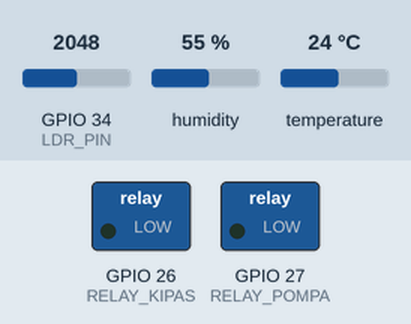
Simulated run of this program. Board: ESP32. Shown: switched loads named in the program (green lamp = pin HIGH). The inputs (shaded band) are chosen by the test bench; at power-on: GPIO 34 (LDR_PIN) = 2048, humidity 55 %, temperature 24 °C. WiFi joins after 1.5 s; servers stay silent unless stated; uploads are accepted with an empty reply; the local clock reads 2024-03-15 10:24:30 at power-on unless the program sets it; what the program prints to the serial monitor is not drawn.

Above: at 0.0 s.
At 2.1 s:
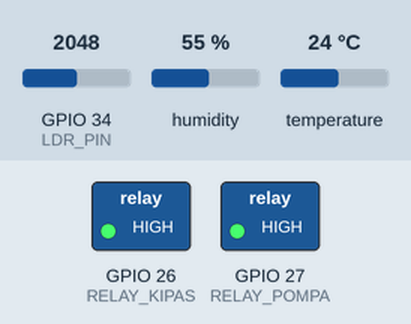
At 5.4 s:
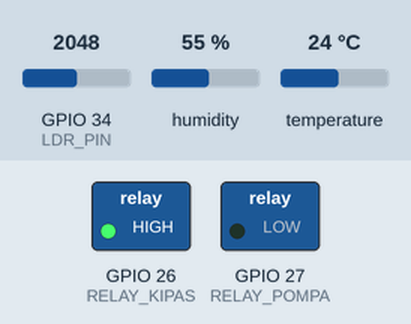
Timing chart, 0 to 6.9 s (numbered marks = the images above):
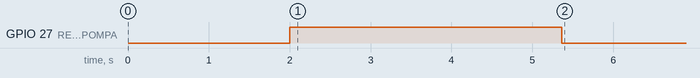

The program:

main.cpp
```cpp
#include <ArduinoJson.h>
#include <DHT.h>
#include <HTTPClient.h>
#include <WiFi.h>
#include <WiFiClientSecure.h>
#include <time.h>
#include <stdarg.h>

// CONFIG
const char *ssid = "Maison";
const char *password = "SANGATLUXU";

const char *laravelEndpointData = "https://jamkot.sfht.space/api/sensor/data";
const char *laravelEndpointSchedule = "https://jamkot.sfht.space/api/schedule";
const char *laravelEndpointPumpStatus = "https://jamkot.sfht.space/api/pump/status";
const char *laravelEndpointHeartbeat = "https://jamkot.sfht.space/api/device/status";

WiFiClientSecure secureClientPump;
WiFiClientSecure secureClientTelemetry;
WiFiClientSecure secureClientGeneral;
WiFiClientSecure secureClientHeartbeat;

HTTPClient httpPump;
HTTPClient httpTelemetry;

const long gmtOffset_sec = 7 * 3600;
const int daylightOffset_sec = 0;

#define DHTPIN 4
#define DHTTYPE DHT22
DHT dht(DHTPIN, DHTTYPE);

#define LDR_PIN 34
#define RELAY_KIPAS 26
#define RELAY_POMPA 27

const bool RELAY_KIPAS_ACTIVE_HIGH = false;
const bool RELAY_POMPA_ACTIVE_HIGH = false;

const float LDR_R_FIXED  = 100000.0; // 100kΩ (pull-up)
const float LDR_R10      = 100000.0; // 10 lux (calibrate as needed)
const float LDR_ALPHA    = 0.6;      // (calibrate as needed)
const int   LDR_SAMPLES  = 64;       // ADC averaging samples
const float LDR_VCC_MV   = 3300.0;   // supply voltage in mV
const float LDR_V_MAX_MV = 3100.0;   // Practical ADC ceiling (mV)
float currentLux = 0.0;
unsigned long lastScheduleUpdate = 0;
const unsigned long scheduleUpdateInterval = 3600000;
unsigned long lastPumpStatusUpdate = 0;
const unsigned long pumpStatusUpdateInterval = 1000;
unsigned long lastSensorRead = 0;
const unsigned long sensorReadInterval = 15000;
unsigned long lastHeartbeat = 0;
const unsigned long heartbeatInterval = 60000;
float batasSuhuPanas = 30.0;
float batasKelembapanKering = 78.0;
int pagi_mulai = 0, pagi_selesai = 0;
int siang_mulai = 0, siang_selesai = 0;
int sore_mulai = 0, sore_selesai = 0;
String manualPumpStatus = "OFF";
float currentT = 0.0;
float currentH = 0.0;
float currentCahaya = 0.0;

// LOGGER UTILITY
namespace Logger {
  void getTimestamp(char* buffer, size_t size) {
    struct tm timeinfo;
    if (getLocalTime(&timeinfo, 0)) {
      snprintf(buffer, size, "%02d:%02d:%02d", timeinfo.tm_hour, timeinfo.tm_min, timeinfo.tm_sec);
    } else {
      unsigned long ms = millis();
      unsigned long secs = ms / 1000;
      unsigned long mins = secs / 60;
      snprintf(buffer, size, "%02lu:%02lu.%03lu", mins % 60, secs % 60, ms % 1000);
    }
  }

  void log(const char* level, const char* format, va_list args) {
    char timeStr[16];
    getTimestamp(timeStr, sizeof(timeStr));

    char msgBuffer[256];
    vsnprintf(msgBuffer, sizeof(msgBuffer), format, args);

    Serial.printf("[%s] [%s] %s\n", timeStr, level, msgBuffer);
  }

  void info(const char* format, ...) {
    va_list args;
    va_start(args, format);
    log("INFO", format, args);
    va_end(args);
  }

  void success(const char* format, ...) {
    va_list args;
    va_start(args, format);
    log("OK", format, args);
    va_end(args);
  }

  void warn(const char* format, ...) {
    va_list args;
    va_start(args, format);
    log("WARN", format, args);
    va_end(args);
  }

  void error(const char* format, ...) {
    va_list args;
    va_start(args, format);
    log("ERROR", format, args);
    va_end(args);
  }

  void system(const char* format, ...) {
    va_list args;
    va_start(args, format);
    log("SYSTEM", format, args);
    va_end(args);
  }
}

void sendDataToWeb(String statusPompa);

// HELPER FUNCTIONS
int timeToMinutes(String timeStr) {
  if (timeStr.length() < 5)
    return -1;
  int h = timeStr.substring(0, 2).toInt();
  int m = timeStr.substring(3, 5).toInt();
  return (h * 60) + m;
}

bool checkScheduleActive() {
  struct tm timeinfo;
  if (!getLocalTime(&timeinfo, 0)) {
    return false;
  }
  int currentMin = (timeinfo.tm_hour * 60) + timeinfo.tm_min;

  auto inRange = [](int current, int start, int end) -> bool {
    if (start == 0 && end == 0) return false;
    if (start <= end) {
      return current >= start && current <= end;
    } else {
      return current >= start || current <= end;
    }
  };

  bool isPagi = inRange(currentMin, pagi_mulai, pagi_selesai);
  bool isSiang = inRange(currentMin, siang_mulai, siang_selesai);
  bool isSore = inRange(currentMin, sore_mulai, sore_selesai);

  return isPagi || isSiang || isSore;
}

String updatePumpState() {
  String actualPumpStatus = "OFF";
  if (manualPumpStatus == "ON") {
    digitalWrite(RELAY_POMPA, RELAY_POMPA_ACTIVE_HIGH ? HIGH : LOW);
    actualPumpStatus = "ON";
  } else {
    // manualPumpStatus is "OFF" -> Normal Automatic Mode
    bool scheduleActive = checkScheduleActive();
    bool humidityLow = (currentH > 0.0 && currentH < batasKelembapanKering);

    if (scheduleActive || humidityLow) {
      digitalWrite(RELAY_POMPA, RELAY_POMPA_ACTIVE_HIGH ? HIGH : LOW);
      actualPumpStatus = "ON";
    } else {
      digitalWrite(RELAY_POMPA, RELAY_POMPA_ACTIVE_HIGH ? LOW : HIGH);
      actualPumpStatus = "OFF";
    }
  }
  return actualPumpStatus;
}

// API GET
void fetchScheduleFromWeb() {
  if (WiFi.status() == WL_CONNECTED) {
    Logger::info("Fetching watering schedule parameters...");
    HTTPClient http;
    http.begin(secureClientGeneral, laravelEndpointSchedule);
    http.setTimeout(4000);

    int httpResponseCode = http.GET();
    if (httpResponseCode == 200) {
      String payload = http.getString();

      DynamicJsonDocument doc(1024);
      DeserializationError error = deserializeJson(doc, payload);
      if (error) {
        Logger::error("Schedule JSON parsing failed: %s", error.c_str());
        http.end();
        return;
      }

      if (String(doc["status"] | "") == "SUCCESS") {
        JsonObject data = doc["data"];
        pagi_mulai = timeToMinutes(data["pagi_mulai"].as<String>());
        pagi_selesai = timeToMinutes(data["pagi_selesai"].as<String>());
        siang_mulai = timeToMinutes(data["siang_mulai"].as<String>());
        siang_selesai = timeToMinutes(data["siang_selesai"].as<String>());
        sore_mulai = timeToMinutes(data["sore_mulai"].as<String>());
        sore_selesai = timeToMinutes(data["sore_selesai"].as<String>());

        if (data.containsKey("batas_kelembapan")) {
          batasKelembapanKering = data["batas_kelembapan"].as<float>();
        }

        Logger::success("Watering schedule updated. Pagi: %s-%s | Siang: %s-%s | Sore: %s-%s | Limit Lembap: %.1f%%",
                        data["pagi_mulai"].as<const char*>(), data["pagi_selesai"].as<const char*>(),
                        data["siang_mulai"].as<const char*>(), data["siang_selesai"].as<const char*>(),
                        data["sore_mulai"].as<const char*>(), data["sore_selesai"].as<const char*>(),
                        batasKelembapanKering);
      } else {
        Logger::warn("Server responded with status: %s", doc["status"] | "UNKNOWN");
      }
    } else {
      Logger::error("Failed to fetch schedule from server. HTTP Code: %d", httpResponseCode);
    }
    http.end();
  } else {
    Logger::warn("Fetch schedule skipped: WiFi disconnected.");
  }
}

// API GET PUMP
void fetchPumpStatusFromWeb() {
  if (WiFi.status() == WL_CONNECTED) {
    if (!httpPump.connected()) {
      httpPump.begin(secureClientPump, laravelEndpointPumpStatus);
      httpPump.setReuse(true);
      httpPump.setTimeout(3000);
    }
    int httpResponseCode = httpPump.GET();

    if (httpResponseCode == 200) {
      String payload = httpPump.getString();

      DynamicJsonDocument doc(256);
      DeserializationError error = deserializeJson(doc, payload);
      if (error) {
        return;
      }

      if (doc.containsKey("status")) {
        String newStatus = doc["status"].as<String>();
        if (newStatus != manualPumpStatus) {
          manualPumpStatus = newStatus;
          Logger::info("PUMP MANUAL -> %s", manualPumpStatus.c_str());

          String actualPumpStatus = updatePumpState();

          sendDataToWeb(actualPumpStatus);
        }
      }
    } else {
      httpPump.end();
    }
  }
}

// API POST
void sendDataToWeb(String statusPompa) {
  if (WiFi.status() == WL_CONNECTED) {
    if (!httpTelemetry.connected()) {
      httpTelemetry.begin(secureClientTelemetry, laravelEndpointData);
      httpTelemetry.addHeader("Content-Type", "application/json");
      httpTelemetry.setReuse(true);
      httpTelemetry.setTimeout(4000);
    }

    String jsonPayload = "{";
    jsonPayload += "\"sensor_id\":\"JAMKOT-01\",";
    jsonPayload += "\"suhu\":" + String(currentT) + ",";
    jsonPayload += "\"kelembapan\":" + String(currentH) + ",";
    jsonPayload += "\"cahaya\":" + String(currentCahaya, 2) + ",";
    jsonPayload += "\"pompa_status\":\"" + statusPompa + "\"";
    jsonPayload += "}";

    int httpResponseCode = httpTelemetry.POST(jsonPayload);

    if (httpResponseCode > 0) {
      Logger::success("Telemetry successfully uploaded. HTTP Code: %d", httpResponseCode);
    } else {
      Logger::error("Telemetry upload failed: %s", httpTelemetry.errorToString(httpResponseCode).c_str());
      httpTelemetry.end();
    }
  } else {
    Logger::warn("Telemetry upload skipped: WiFi disconnected.");
  }
}

#ifdef __cplusplus
extern "C" {
#endif
uint8_t temprature_sens_read();
#ifdef __cplusplus
}
#endif

float readESP32Temp() {
  #if defined(ESP32)
    uint8_t raw = temprature_sens_read();
    return (raw - 32) / 1.8;
  #else
    return 0.0;
  #endif
}

void sendHeartbeat() {
  if (WiFi.status() == WL_CONNECTED) {
    HTTPClient http;
    http.begin(secureClientHeartbeat, laravelEndpointHeartbeat);
    http.addHeader("Content-Type", "application/json");
    http.setTimeout(4000);

    float h = dht.readHumidity();
    float t = dht.readTemperature();
    if (isnan(h) || isnan(t)) {
      delay(150);
      h = dht.readHumidity();
      t = dht.readTemperature();
    }
    bool dhtOk = !isnan(h) && !isnan(t);

    int ldrRaw = analogRead(LDR_PIN);
    bool ldrOk = (ldrRaw > 50 && ldrRaw < 4050);

    float espTemp = readESP32Temp();

    DynamicJsonDocument doc(256);
    doc["device_id"]      = "ESP32-JAMKOT";
    doc["ip_address"]     = WiFi.localIP().toString();
    doc["uptime_seconds"] = millis() / 1000;
    doc["dht_connected"]  = dhtOk;
    doc["ldr_connected"]  = ldrOk;
    doc["free_heap"]      = ESP.getFreeHeap();
    doc["rssi"]           = WiFi.RSSI();
    doc["esp_temp"]       = espTemp;

    String jsonPayload;
    serializeJson(doc, jsonPayload);

    int httpResponseCode = http.POST(jsonPayload);
    if (httpResponseCode > 0) {
      Logger::success("Heartbeat sent. Temp: %.1f C | RSSI: %d dBm | Code: %d", espTemp, WiFi.RSSI(), httpResponseCode);
    } else {
      Logger::error("Heartbeat send FAILED (%s)", http.errorToString(httpResponseCode).c_str());
    }
    http.end();
  } else {
    Logger::warn("Heartbeat skipped: WiFi disconnected.");
  }
}

// INITIALIZATION
void setup() {
  Serial.begin(115200);
  delay(2000);

  Serial.println();
  Serial.println("│  JAMUR AUTOMATION MONITORING & CONTROL OVER TELEMETRY  │");
  Serial.println();

  pinMode(RELAY_KIPAS, OUTPUT);
  pinMode(RELAY_POMPA, OUTPUT);

  digitalWrite(RELAY_KIPAS, RELAY_KIPAS_ACTIVE_HIGH ? LOW : HIGH);
  digitalWrite(RELAY_POMPA, RELAY_POMPA_ACTIVE_HIGH ? LOW : HIGH);

  secureClientPump.setInsecure();
  secureClientTelemetry.setInsecure();
  secureClientGeneral.setInsecure();
  secureClientHeartbeat.setInsecure();

  dht.begin();
  pinMode(LDR_PIN, INPUT);

  // WiFi
  Logger::system("Connecting to SSID '%s'...", ssid);
  WiFi.begin(ssid, password);
  unsigned long wifiStart = millis();
  bool wifiConnected = true;
  while (WiFi.status() != WL_CONNECTED) {
    delay(500);
    if (millis() - wifiStart > 15000) {
      wifiConnected = false;
      break;
    }
  }

  if (wifiConnected) {
    Logger::success("Connected to WiFi network. IP Address: %s", WiFi.localIP().toString().c_str());

    // NTP Time Sync
    Logger::system("Syncing clock parameters via NTP...");
    configTime(gmtOffset_sec, daylightOffset_sec, "pool.ntp.org");
    struct tm timeinfo;
    unsigned long ntpStart = millis();
    bool ntpSynced = false;
    while (millis() - ntpStart < 8000) {
      if (getLocalTime(&timeinfo, 500)) {
        ntpSynced = true;
        break;
      }
    }

    if (ntpSynced) {
      Logger::success("Clock synchronized successfully!");
    } else {
      Logger::error("Clock sync timed out. Uptime logs will be used.");
    }

    // Load schedule
    fetchScheduleFromWeb();
  } else {
    Logger::error("Failed to connect to WiFi. Entering offline/fallback mode.");
  }

  // Pre-load sensor values
  delay(1000);
  float h = dht.readHumidity();
  float t = dht.readTemperature();
  if (isnan(h) || isnan(t)) {
    delay(150);
    h = dht.readHumidity();
    t = dht.readTemperature();
  }
  if (!isnan(h) && !isnan(t)) {
    currentH = h;
    currentT = t;
  } else {
    Logger::warn("Failed to read initial climate values!");
  }

  // LDR: average voltage reading
  {
    uint32_t totalMv = 0;
    for (int i = 0; i < LDR_SAMPLES; i++) {
      totalMv += analogReadMilliVolts(LDR_PIN);
      delayMicroseconds(50);
    }
    float vOutMv = (float)totalMv / LDR_SAMPLES;

    // Hitung resistansi LDR (LDR on low side, fixed resistor pull-up)
    float rLdr;
    if (vOutMv <= 0.1f) {
      rLdr = 0.0f;
    } else if (vOutMv >= LDR_V_MAX_MV) {
      rLdr = 10000000.0f; // sangat gelap
    } else {
      rLdr = LDR_R_FIXED * (vOutMv / (LDR_VCC_MV - vOutMv));
    }

    // Hitung lux: lux = 10 * (R10 / R_LDR)^(1/alpha)
    if (rLdr <= 0.0f) {
      currentCahaya = 100000.0f; // sangat terang
    } else {
      currentCahaya = 10.0f * pow(LDR_R10 / rLdr, 1.0f / LDR_ALPHA);
    }
  }

  // Send initial heartbeat
  sendHeartbeat();

  Logger::success("System setup complete. Loop engine started.");
  Serial.println("──────────────────────────────────────────────────────\n");
}

// MAIN LOOP
void loop() {
  unsigned long currentMillis = millis();

  // Sync schedules hourly
  if (currentMillis - lastScheduleUpdate >= scheduleUpdateInterval) {
    lastScheduleUpdate = currentMillis;
    fetchScheduleFromWeb();
  }

  // Query pump status
  if (currentMillis - lastPumpStatusUpdate >= pumpStatusUpdateInterval) {
    lastPumpStatusUpdate = currentMillis;
    fetchPumpStatusFromWeb();
  }

  // Send heartbeat periodically
  if (lastHeartbeat == 0 || currentMillis - lastHeartbeat >= heartbeatInterval) {
    lastHeartbeat = currentMillis;
    sendHeartbeat();
  }

  // Controls Logic
  // Fan control threshold
  if (currentT > batasSuhuPanas) {
    digitalWrite(RELAY_KIPAS, RELAY_KIPAS_ACTIVE_HIGH ? HIGH : LOW);
  } else {
    digitalWrite(RELAY_KIPAS, RELAY_KIPAS_ACTIVE_HIGH ? LOW : HIGH);
  }

  // Pump control
  String actualPumpStatus = updatePumpState();

  // Process Sensors & Telemetry transmission
  if (lastSensorRead == 0 || currentMillis - lastSensorRead >= sensorReadInterval) {
    lastSensorRead = currentMillis;

    float h = dht.readHumidity();
    float t = dht.readTemperature();
    if (isnan(h) || isnan(t)) {
      delay(150);
      h = dht.readHumidity();
      t = dht.readTemperature();
    }
    if (!isnan(h) && !isnan(t)) {
      currentH = h;
      currentT = t;
    } else {
      Logger::warn("Failed to update climate parameters!");
    }

    // LDR: average voltage reading
    {
      uint32_t totalMv = 0;
      for (int i = 0; i < LDR_SAMPLES; i++) {
        totalMv += analogReadMilliVolts(LDR_PIN);
        delayMicroseconds(50);
      }
      float vOutMv = (float)totalMv / LDR_SAMPLES;

      // Hitung resistansi LDR (LDR on low side, fixed resistor pull-up)
      float rLdr;
      if (vOutMv <= 0.1f) {
        rLdr = 0.0f;
      } else if (vOutMv >= LDR_V_MAX_MV) {
        rLdr = 10000000.0f;
      } else {
        rLdr = LDR_R_FIXED * (vOutMv / (LDR_VCC_MV - vOutMv));
      }

      // Hitung lux: lux = 10 * (R10 / R_LDR)^(1/alpha)
      float targetLux;
      if (rLdr <= 0.0f) {
        targetLux = 100000.0f;
      } else {
        targetLux = 10.0f * pow(LDR_R10 / rLdr, 1.0f / LDR_ALPHA);
      }

      // Exponential Moving Average filter for smooth transitions
      currentCahaya = (currentCahaya * 0.7f) + (targetLux * 0.3f);
    }

    String actualKipasStatus = (currentT > batasSuhuPanas) ? "NYALA" : "MATI";

    // Simple, clean single-line telemetry logging
    Logger::info("Suhu: %.1fC (Batas: %.1fC) | Lembap: %.1f%% (Batas: %.1f%%) | Cahaya: %.2f Lux | Kipas: %s | Pompa: %s (Manual: %s)",
                 currentT, batasSuhuPanas, currentH, batasKelembapanKering, currentCahaya,
                 actualKipasStatus.c_str(), actualPumpStatus.c_str(), manualPumpStatus.c_str());

    sendDataToWeb(actualPumpStatus);
    Serial.println();
  }

  delay(50);
}
```

Measured:
- by itself, GPIO 27 (RELAY_POMPA): HIGH → LOW at 5.4 s
